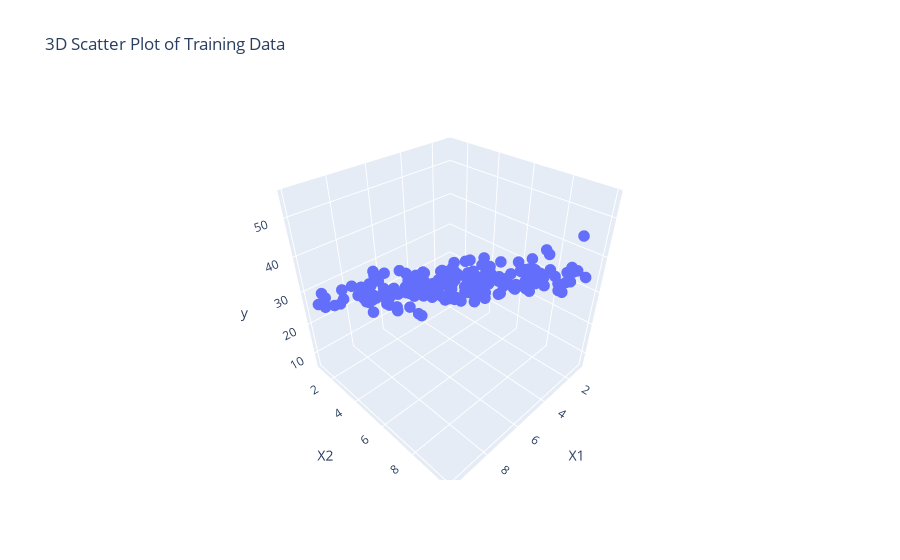

This figure's notebook cell:
### Markdown cell above
## 3. Visualize Raw Data in 3D

### Code cell
fig = go.Figure()

fig.add_trace(go.Scatter3d(
    x=X[:,0],
    y=X[:,1],
    z=y,
    mode='markers',
    marker=dict(size=4),
    name='Data Points'
))

fig.update_layout(
    title="3D Scatter Plot of Training Data",
    scene=dict(
        xaxis_title="X1",
        yaxis_title="X2",
        zaxis_title="y"
    )
)

fig.show()

### Figure 1 — Plotly figure (JSON) as saved in the notebook; plotly's stock layout.template omitted (floating-point values rounded to 4 significant figures; data arrays with more than 128 entries replaced by an {"elided": "..."} marker saying what was removed)
{"data": [{"marker": {"size": 4}, "mode": "markers", "name": "Data Points", "type": "scatter3d", "x": {"elided": "200 float values"}, "y": {"elided": "200 float values"}, "z": {"elided": "200 float values"}}], "layout": {"scene": {"xaxis": {"title": {"text": "X1"}}, "yaxis": {"title": {"text": "X2"}}, "zaxis": {"title": {"text": "y"}}}, "title": {"text": "3D Scatter Plot of Training Data"}}}
